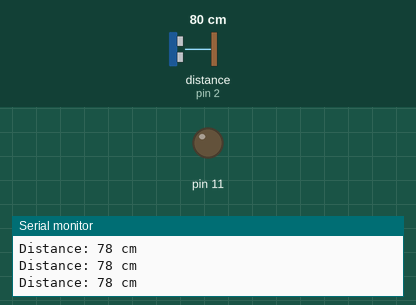
This sketch was run on a simulated Arduino Uno, built with avr-gcc and run on an emulated ATmega328P. Parts: output pins drawn as LEDs (lit = HIGH), the last lines printed to the serial monitor. Wiring (inferred from the names in the program): ultrasonic range finder: trigger pin 3; echo pin 2. The test bench sets the inputs (shaded band); at power-on: distance to the obstacle (sensor on pin 2) 80 cm. The echo pulse lasts 58.3 µs per cm; pins used as bus, display or sensor lines are not drawn.

Above: at 1.2 s.
1.3 s: distance to the obstacle (sensor on pin 2) set to 12 cm
2.8 s: distance to the obstacle (sensor on pin 2) set to 9 cm
At 4.0 s:
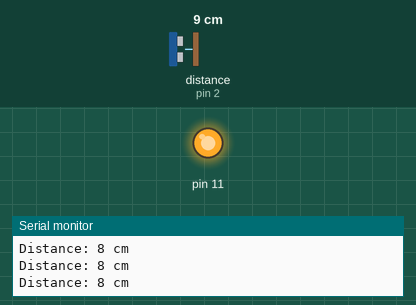
4.3 s: distance to the obstacle (sensor on pin 2) set to 35 cm
At 5.7 s:
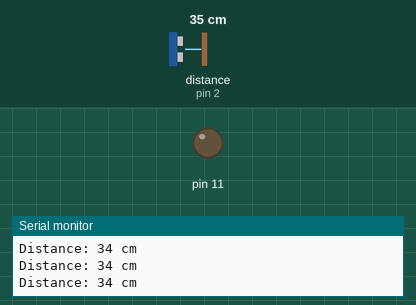
Timing chart, 0 to 7.3 s (numbered marks = the images above; inputs shaded):
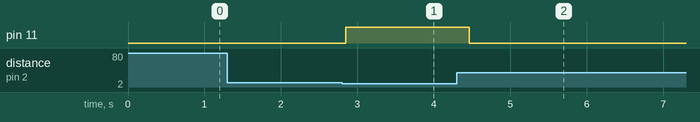

The sketch:

SimpleTesting.ino
```cpp
#include <Servo.h>

long duration; // variable for the duration of sound wave travel
int distance; // variable for the distance measurement

Servo servo;
#define echoPin 2
#define trigPin 3

void setup() {
  pinMode(trigPin, OUTPUT); // Sets the trigPin as an OUTPUT
  pinMode(echoPin, INPUT); // Sets the echoPin as an INPUT
  pinMode(11, OUTPUT);
  Serial.begin(9600); // // Serial Communication is starting with 9600 of baudrate speed
  Serial.println("Ultrasonic Sensor HC-SR04 Test"); // print some text in Serial Monitor
  Serial.println("with Arduino UNO R3");
}
void loop() {
  // Clears the trigPin condition
  digitalWrite(trigPin, LOW);
  delayMicroseconds(2);
  // Sets the trigPin HIGH (ACTIVE) for 10 microseconds
  digitalWrite(trigPin, HIGH);
  delayMicroseconds(10);
  digitalWrite(trigPin, LOW);
  // Reads the echoPin, returns the sound wave travel time in microseconds
  duration = pulseIn(echoPin, HIGH);
  // Calculating the distance
  distance = duration * 0.034 / 2; // Speed of sound wave divided by 2 (go and back)
  // Displays the distance on the Serial Monitor
  if (distance < 10) {
    digitalWrite(11, HIGH);
  }
  else {
    digitalWrite(11, LOW);
  }
  Serial.print("Distance: ");
  Serial.print(distance);
  Serial.println(" cm");
  delay(200);
}
```

Measured:
- the behaviour switches between 11 and 10 cm on distance to the obstacle (sensor on pin 2) (found by bisection; images 0 and 1)
- after the input at 2.8 s, pin 11: LOW → HIGH after 0.05 s
- after the input at 4.3 s, pin 11: HIGH → LOW after 0.16 s
